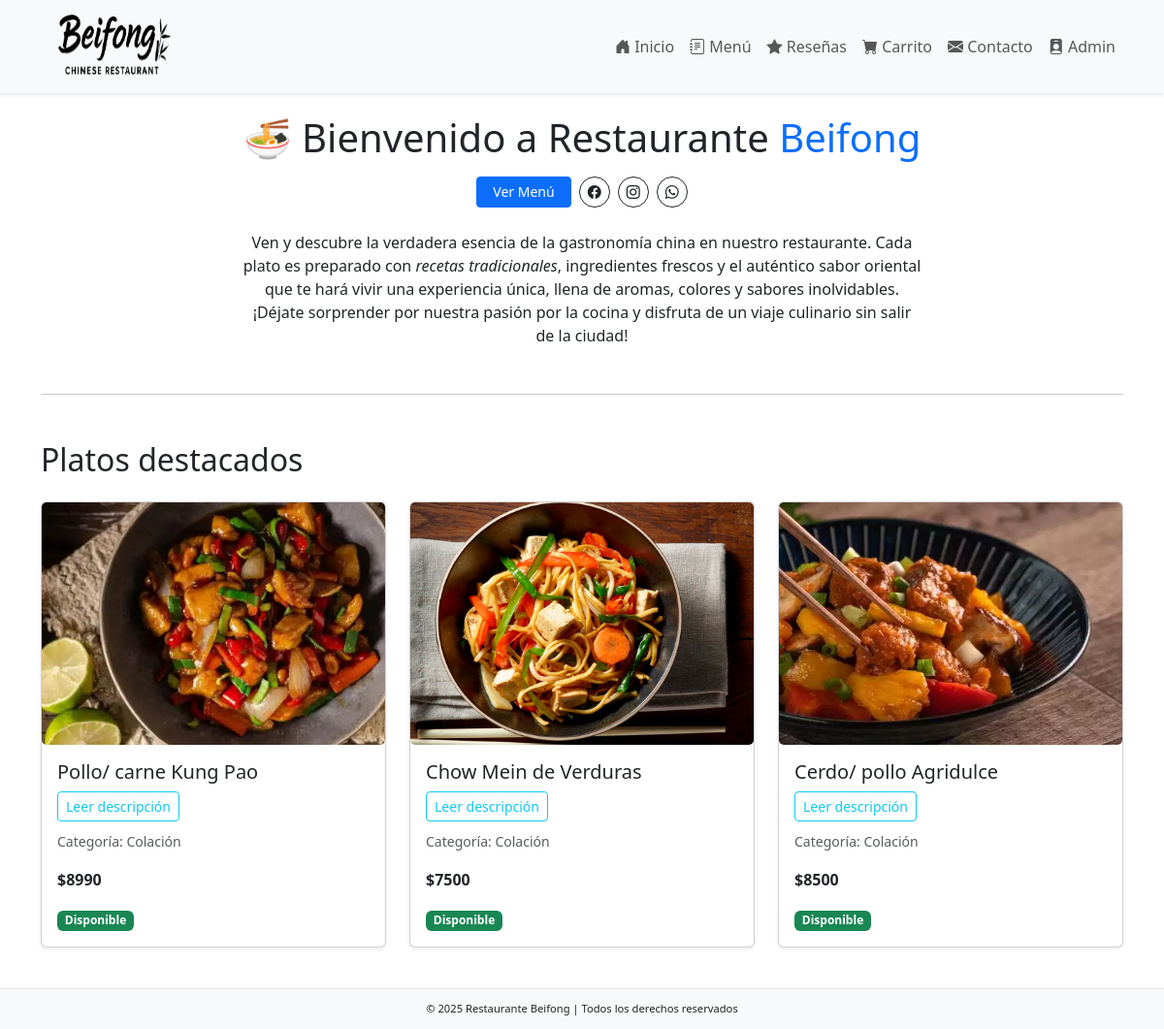
The page / on the database its author committed.
### menu/models.py (models this page shows, shortened)
class Plato(models.Model):
    ESTADO_CHOICES = (
        ("disponible", "Disponible"),
        ("agotado", "Agotado"),
    )
    nombre = models.CharField(max_length=100)
    descripcion = models.TextField(blank=True, null=True)  # texto libre
    precio = models.DecimalField(max_digits=10, decimal_places=2)
    categoria = models.ForeignKey(
        "Categoria", on_delete=models.SET_NULL, null=True, blank=True
    )
    destacado = models.BooleanField(default=False)
    imagen = models.ImageField(
        upload_to="platos/", blank=True, null=True
    )  # 🔹 nuevo campo
    estado = models.CharField(
        max_length=20, choices=ESTADO_CHOICES, default="disponible"
    )

class Categoria(models.Model):
    NOMBRES = [
        ("colaciones", "Colaciones"),
        ("platos", "Platos (2-10 personas)"),
        ("bebestibles", "Bebestibles"),
        ("acompanamientos", "Acompañamientos"),
    ]
    clave = models.CharField(max_length=50, choices=NOMBRES, unique=True)
    nombre = models.CharField(max_length=100)

### menu/views.py (the view)
# urls.py: path("", views.index_view, name="index"),
def index_view(request):
    destacados = Plato.objects.filter(estado="disponible")[:3]
    return render(request, "menu/index.html", {"destacados": destacados})

### menu/templates/menu/index.html (shortened to what this page needs)
{% extends "menu/base.html" %}
{% block content %}
<div class="container text-center mt-5">
  <h1 class="mb-3">🍜 Bienvenido a Restaurante  <span class="text-primary">Beifong</span></h1>
  <div class="d-flex justify-content-center gap-2 mb-4 flex-wrap">
    <a href="{% url 'menu' %}" class="btn btn-primary btn-sm px-3">Ver Menú</a>
    <a href="https://facebook.com" class="btn btn-outline-dark btn-sm rounded-circle d-flex align-items-center justify-content-center" style="width:32px; height:32px;">
      <i class="bi bi-facebook"></i>
    </a>
    <a href="https://instagram.com" class="btn btn-outline-dark btn-sm rounded-circle d-flex align-items-center justify-content-center" style="width:32px; height:32px;">
      <i class="bi bi-instagram"></i>
    </a>
    <a href="https://wa.me/56912345678" class="btn btn-outline-dark btn-sm rounded-circle d-flex align-items-center justify-content-center" style="width:32px; height:32px;">
      <i class="bi bi-whatsapp"></i>
    </a>
  </div>
  <p class="lead mx-auto" style="max-width: 700px; font-size: 1rem;">
    Ven y <strong>descubre la verdadera esencia de la gastronomía china</strong> en nuestro restaurante.
    Cada plato es preparado con <em>recetas tradicionales</em>, ingredientes frescos y el auténtico sabor oriental
    que te hará vivir una <strong>experiencia única, llena de aromas, colores y sabores inolvidables</strong>.
    ¡Déjate sorprender por nuestra pasión por la cocina y disfruta de un viaje culinario sin salir de la ciudad!
  </p>
</div>
    <hr class="my-5">
    <h2 class="mb-4">Platos destacados</h2>
    <div class="row">
        {% for plato in destacados|slice:":3" %}
        <div class="col-lg-4 col-md-6 col-sm-12 mb-4">
            <div class="card h-100 shadow-sm">
                {% if plato.imagen %}
                    <div style="width:100%; height:250px; overflow:hidden;">
                        <img src="{{ plato.imagen.url }}"
                             class="card-img-top"
                             alt="{{ plato.nombre }}"
                             style="width:100%; height:100%; object-fit:cover; border-radius:5px;">
                    </div>
                {% endif %}
                <div class="card-body">
                    <h5 class="card-title">{{ plato.nombre }}</h5>
                    <button class="btn btn-sm btn-outline-info mb-2"
                            type="button"
                            data-bs-toggle="collapse"
                            data-bs-target="#descripcionDestacado{{ plato.id }}"
                            aria-expanded="false"
                            aria-controls="descripcionDestacado{{ plato.id }}">
                        Leer descripción
                    </button>
                    <p class="card-text text-muted">
                        <small>Categoría: {{ plato.categoria.nombre }}</small>
                    </p>
                    <p class="card-text"><strong>${{ plato.precio|floatformat:"0" }}</strong></p>
                    {% if plato.estado == "disponible" %}
                        <span class="badge bg-success">Disponible</span>
                    {% else %}
                        <span class="badge bg-danger">Agotado</span>
                    {% endif %}
                </div>
            </div>
        </div>
        {% empty %}
        <p>No hay platos destacados todavía.</p>
        {% endfor %}
    </div>
</div>
{% endblock %}

### menu/templates/menu/base.html (style rules this page uses)
body { padding-top: 70px; padding-bottom: 60px; }

### rows shown on the page
Plato: imagen (picture), nombre "Pollo/ carne Kung Pao", categoria.nombre "Colación", precio "8990", estado "Disponible"
Plato: imagen (picture), nombre "Chow Mein de Verduras", categoria.nombre "Colación", precio "7500", estado "Disponible"
Plato: imagen (picture), nombre "Cerdo/ pollo Agridulce", categoria.nombre "Colación", precio "8500", estado "Disponible"
